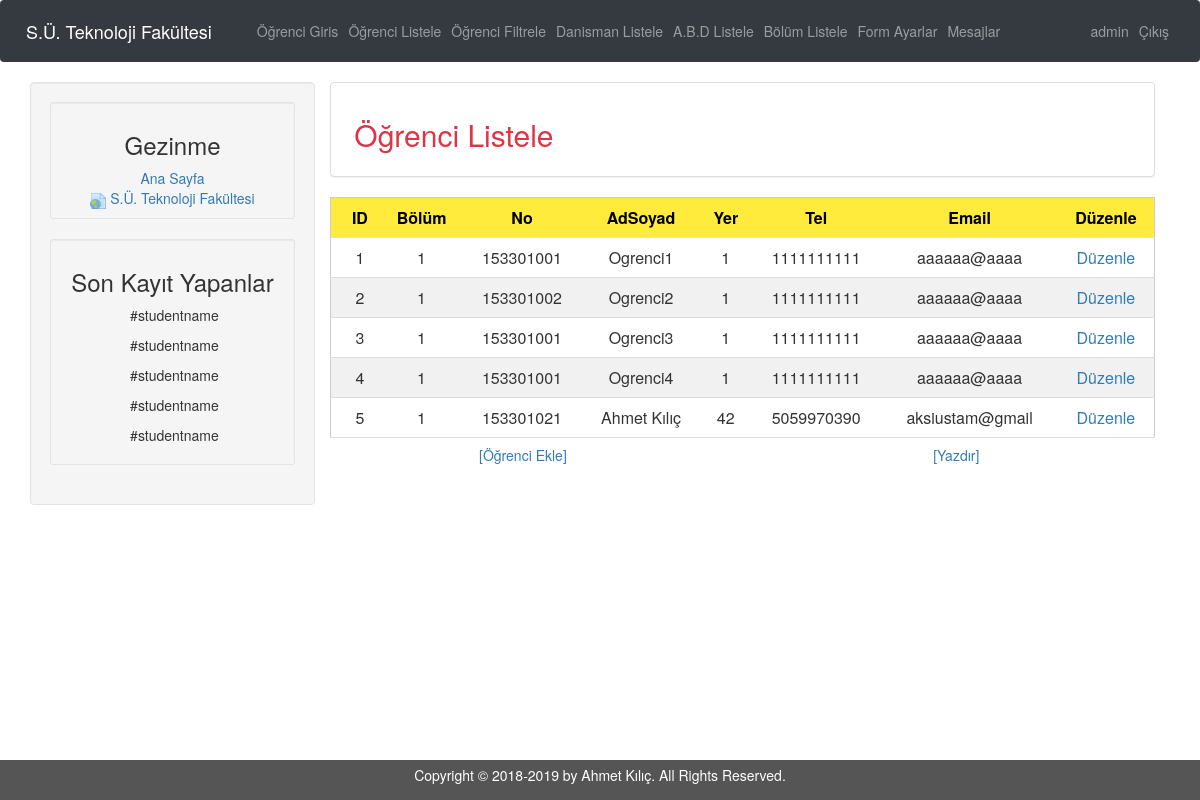
Page /edanısman/index.php?url=Ogrenci_Liste (signed in) on the committed database.
### tables this page shows
CREATE TABLE IF NOT EXISTS `ogrenci_bilgi` (
  `ogrenci_id` int(8) NOT NULL AUTO_INCREMENT,
  `ogrenci_bölüm_id` int(8) NOT NULL,
  `ogrenci_okulno` varchar(9) NOT NULL,
  `ogrenci_sifre` varchar(32) NOT NULL DEFAULT 'c4ca4238a0b923820dcc509a6f75849b',
  `ogrenci_ad_soyad` varchar(64) NOT NULL,
  `ogrenci_resim` blob,
  `ogrenci_resimtip` varchar(32) NOT NULL,
  `ogrenci_dogumyer` varchar(20) NOT NULL,
  `ogrenci_dogumtarih` varchar(5) NOT NULL,
  `ogrenci_uyrugu` varchar(32) NOT NULL,
  `ogrenci_konyaadres` text NOT NULL,
  `ogrenci_ceptel` varchar(15) NOT NULL,
  `ogrenci_eposta` varchar(50) NOT NULL,
  `ogrenci_destek` varchar(20) NOT NULL,
  `ogrenci_okulpuan` varchar(10) NOT NULL,
  `ogrenci_memleketadres` text NOT NULL,
  `ogrenci_memlekettel` varchar(15) NOT NULL,
  `ogrenci_mezunokul` varchar(32) NOT NULL,
  `anne_adi` varchar(64) NOT NULL,
  `anne_meslek` varchar(32) NOT NULL,
  `anne_ogrenim` varchar(32) NOT NULL,
  `anne_sag` varchar(10) NOT NULL,
  `baba_adi` varchar(64) NOT NULL,
  `baba_meslek` varchar(32) NOT NULL,
  `baba_ogrenim` varchar(32) NOT NULL,
  `baba_sag` varchar(10) NOT NULL,
  `aile_durum` text NOT NULL,
  `kardes_sayi` text NOT NULL,
  `kan_grubu` varchar(15) NOT NULL,
  `ogrenci_durum` varchar(64) NOT NULL,
  `aile_malvarlik` varchar(32) NOT NULL,
  `ogrenci_sgk` varchar(64) NOT NULL,
  `aile_gelir` varchar(20) NOT NULL,
  `ogrenci_burs` varchar(64) NOT NULL,
  `ogrenci_gelir` varchar(20) NOT NULL,
  `yakin_ad` varchar(64) NOT NULL,
  `yakin_tel` varchar(15) NOT NULL,
  `yakin_durum` varchar(32) NOT NULL,
  `diger_not` text NOT NULL,
  `danisman_not` text NOT NULL,
  PRIMARY KEY (`ogrenci_id`),
  UNIQUE KEY `ogrenci_id` (`ogrenci_id`)
);

### edanısman/Model/gorunum.php (called while the page is built, shortened)
<?php
function sayfa_goster($src , $title = false, $values = false,$value = false )
{
    include 'view/header.php';
    include $src;
    include 'view/footer.php';
}
?>

### edanısman/controller/Kontrol.php (called while the page is built, shortened)
<?php
function Ogrenci_Liste()
{
    $ogrenci = ogr_cek();
    $bolum = bolum_cek();
    sayfa_goster('view/Ogrenci_Liste.php','Ogrenci_Liste',$ogrenci,$bolum);
}
?>

### edanısman/controller/vt_islem.php (called while the page is built, shortened)
<?php
$vt= new mysqli("localhost","root","","edanisman");
$vt->set_charset("UTF8");
function ogr_cek()
{
    global $vt;
    $ham = $vt->query("SELECT * FROM ogrenci_bilgi ORDER BY ogrenci_id");
    $ogrenci = $ham->fetch_all(1);
    return $ogrenci;
}
?>

### edanısman/View/Ogrenci_Liste.php (the view, shortened to what this page needs)
 <head>
<link href="css/admin_panel_table.css" type="text/css" rel="stylesheet"/>
</head>
<div class="col-sm-9">
<div class="row">
    <div class="col-sm-12">
        <div class="panel panel-default text-left">
                <div class="panel-body">
                    <caption><h2 class="text-danger"> &nbsp;Öğrenci Listele	</h2>  </caption>
                </div>
        </div>
    </div>
</div>
	<div class="row">
	        <div class="col-sm-12">
	            <table class="w3-table-all w3-hoverable w3-centered">
					<thead>
						<tr class="w3-yellow ">
							<th>ID</th>
							<th>Bölüm</th>
							<th>No</th>
							<th>AdSoyad</th>
							<th>Yer</th>
							<th>Tel</th>
							<th>Email</th>
							<th>Düzenle</th>
						</tr>
					</thead>
						<?php
						foreach ($values as $ogrenci)
							{
								echo '<tr>
								<td>'.$ogrenci['ogrenci_id'].'</td>
								<td>'.$ogrenci['ogrenci_bölüm_id'].'</td>
								<td>'.$ogrenci['ogrenci_okulno'].'</td>
								<td>'.$ogrenci['ogrenci_ad_soyad'].'</td>
								<td>'.$ogrenci['ogrenci_dogumyer'].'</td>
								<td>'.$ogrenci['ogrenci_ceptel'].'</td>
								<td>'.$ogrenci['ogrenci_eposta'].'</td>
								<td><a href="?url=Kullanici/Ogrenci&id='.$ogrenci['ogrenci_id'].'">Düzenle</a></td>
								</tr>';
							}
						?>
				</table>
	        </div>
	 </div>
		 <div class="row">
			        <div class="col-lg-6 text-center">
						 <input type="button" class="btn btn-link" name="Ögrenci Ekle" value="[Öğrenci Ekle]">
			        </div>
			         <div class="col-lg-6 text-center">
						 <input type="button" class="btn btn-link" name="Ögrenci Sil" value="[Yazdır]">
			        </div>
		</div>
</div>

### edanısman/index.php (shortened to what this page needs)
<?php
include 'controller/Kontrol.php';
include 'Model/gorunum.php';
if(!empty($_GET["url"]))
{
     $url = $_GET["url"];
     switch ($url)
     {
         case "Ogrenci_Liste"            : Ogrenci_Liste();           break;
     }
}
else
{
    hata(" url değeri boş veya tanımlı değil ");
}
?>

### edanısman/View/header.php (shortened to what this page needs)
<html lang="en">
    <head>
        <link href="css/bootstrap.css" type="text/css" rel="stylesheet"/>
        <link href="css/index.css" type="text/css" rel="stylesheet"/>
        <link href="css/footer.css" type="text/css" rel="stylesheet"/>
        <link href="https://maxcdn.bootstrapcdn.com/bootstrap/3.3.7/css/bootstrap.min.css" rel="stylesheet">
        <link rel="stylesheet" href="https://maxcdn.bootstrapcdn.com/bootstrap/3.3.7/css/bootstrap.min.css">
    </head>
    <body>
      <?php include 'View/Nav.php';  ?>
      <div class="container">
          <div class="row">
            <div class="col-sm-3 well text-center" style="height: 70%">
                    <div class="well well-sm">
                    <h3>Gezinme</h3>
                    <a title="Ana Sayfa" href="?url=anasayfa">Ana Sayfa</a><br>
                    <img title="URL" src="img/url_icon.ico">&nbsp;<a title="S.Ü. Teknoloji Fakültesi" href="http://www.tf.selcuk.edu.tr" target="_blank"><span>S.Ü. Teknoloji Fakültesi</span></a><br>
                    </div>
                    <div class="well well-sm">
                    <h3>Son Kayıt Yapanlar</h3>
                    <p>&nbsp;#studentname</p>
                    <p>&nbsp;#studentname</p>
                    <p>&nbsp;#studentname</p>
                    <p>&nbsp;#studentname</p>
                    <p>&nbsp;#studentname</p>
                    </div>
            </div>

### edanısman/View/Nav.php (shortened to what this page needs)
  <nav class="navbar navbar-expand-sm navbar-dark bg-dark" id="mainNav">
      <div class="container-fluid">
            <div class="navbar-header">
               <a class="navbar-brand" href="?url=anasayfa">S.Ü. Teknoloji Fakültesi</a>
            </div>
                    <div class="collapse navbar-collapse" id="navbar-Responsive">
                      <ul class="navbar-nav ml-auto ">
                           <?php
                          if($_SESSION['Yetki'] >= '1')
                          {
                              echo '<li class="nav-item ">
                        <a class="nav-link js-scroll-trigger" href="?url=Ogrenci_Giris">
                              Öğrenci Giris
                          </a>
                         </li>';
                          }
                          if($_SESSION['Yetki'] >= '2')
                          {
                             echo '
                        <li class="nav-item">
                          <a class="nav-link js-scroll-trigger" href="?url=Ogrenci_Liste">
                              Öğrenci Listele
                          </a>
                        </li>
                        <li class="nav-item">
                          <a class="nav-link js-scroll-trigger" href="?url=Ogrenci_Filtre">
                              Öğrenci Filtrele
                          </a>
                        </li>';
                          }
                         if($_SESSION['Yetki'] >= '3')
                          {
                            echo ' <li class="nav-item">
                          <a class="nav-link js-scroll-trigger" href="?url=Danisman">
                              Danisman Listele
                          </a>
                        </li>';
                          }
                          if($_SESSION['Yetki'] >= '4')
                          {
                            echo ' <li class="nav-item">
                          <a class="nav-link js-scroll-trigger" href="?url=ABD_Liste">
                              A.B.D Listele
                          </a>
                        </li>
                        <li class="nav-item">
                          <a class="nav-link js-scroll-trigger" href="?url=Bölüm_Liste">
                              Bölüm Listele
                          </a>
                        </li>
                        <li class="nav-item">
                          <a class="nav-link js-scroll-trigger" href="?url=C">
                              Form Ayarlar
                          </a>
                        </li>
                        <li class="nav-item">
                          <a class="nav-link js-scroll-trigger" href="?url=C">
                              Mesajlar
                          </a>
                        </li>';
                          }
                          ?>
                        </ul>
                        <ul class="navbar-nav navbar-right">
                        <?php
                        if(isset($_SESSION['Ad']))
                        {
                          $ad = $_SESSION['Ad'];
                          echo '
                          <li class="nav-item" >
                          <a class="nav-link js-scroll-trigger" href="?url=Kullanici">
                              '.$ad.'
                          </a>
                        </li>
                        <li class="nav-item" >
                          <a class="nav-link js-scroll-trigger " href="?url=Cikis">
                              Çıkış
                          </a>
                        </li>
                        ';
                        }
                        ?>
                        </ul>
                    </div>
      </div>
</nav>

### edanısman/View/footer.php
        </div>
      </div>
  <footer class="container-fluid text-center">
		<p>Copyright &copy; 2018-<?php echo date("Y"); ?> by Ahmet Kılıç. All Rights Reserved.</p>
	</footer>
    </body>
</html>

### edanısman/css/index.css (style rules this page uses)
html { position: relative; min-height: 100%; }
body { margin: 0 0 85px; }

### edanısman/css/footer.css (style rules this page uses)
footer { position: absolute; left: 0px; bottom: 0px; width: 100%; background-color: #555; color: white; padding: 5px; }

### edanısman/css/admin_panel_table.css (style rules this page uses)
.w3-table,.w3-table-all { border-collapse:collapse;border-spacing:0;width:100%;display:table }
.w3-table-all { border:1px solid #ccc }
.w3-bordered tr,.w3-table-all tr { border-bottom:1px solid #ddd }
.w3-table-all tr:nth-child(odd) { background-color:#fff }
.w3-table-all tr:nth-child(even) { background-color:#f1f1f1 }
.w3-centered tr th,.w3-centered tr td { text-align:center }
.w3-table td,.w3-table th,.w3-table-all td,.w3-table-all th { padding:8px 8px;display:table-cell;text-align:left;vertical-align:top }
.w3-table th:first-child,.w3-table td:first-child,.w3-table-all th:first-child,.w3-table-all td:first-child { padding-left:16px }
.w3-table th:last-child,.w3-table td:last-child,.w3-table-all th:last-child,.w3-table-all td:last-child { text-align:center }
.w3-yellow,.w3-hover-yellow:hover { color:#000!important;background-color:#ffeb3b!important }

### rows in the picture
ogrenci_bilgi: ogrenci_id "1", ogrenci_bölüm "1", ogrenci_okulno "153301001", ogrenci_ad_soyad "Ogrenci1", ogrenci_dogumyer "1", ogrenci_ceptel "1111111111", ogrenci_eposta "aaaaaa@aaaa"
ogrenci_bilgi: ogrenci_id "2", ogrenci_bölüm "1", ogrenci_okulno "153301002", ogrenci_ad_soyad "Ogrenci2", ogrenci_dogumyer "1", ogrenci_ceptel "1111111111", ogrenci_eposta "aaaaaa@aaaa"
ogrenci_bilgi: ogrenci_id "3", ogrenci_bölüm "1", ogrenci_okulno "153301001", ogrenci_ad_soyad "Ogrenci3", ogrenci_dogumyer "1", ogrenci_ceptel "1111111111", ogrenci_eposta "aaaaaa@aaaa"
ogrenci_bilgi: ogrenci_id "4", ogrenci_bölüm "1", ogrenci_okulno "153301001", ogrenci_ad_soyad "Ogrenci4", ogrenci_dogumyer "1", ogrenci_ceptel "1111111111", ogrenci_eposta "aaaaaa@aaaa"
ogrenci_bilgi: ogrenci_id "5", ogrenci_bölüm "1", ogrenci_okulno "153301021", ogrenci_ad_soyad "Ahmet Kılıç", ogrenci_dogumyer "42", ogrenci_ceptel "5059970390", ogrenci_eposta "aksiustam@gmail"

### other values in the picture
$ad "admin"
